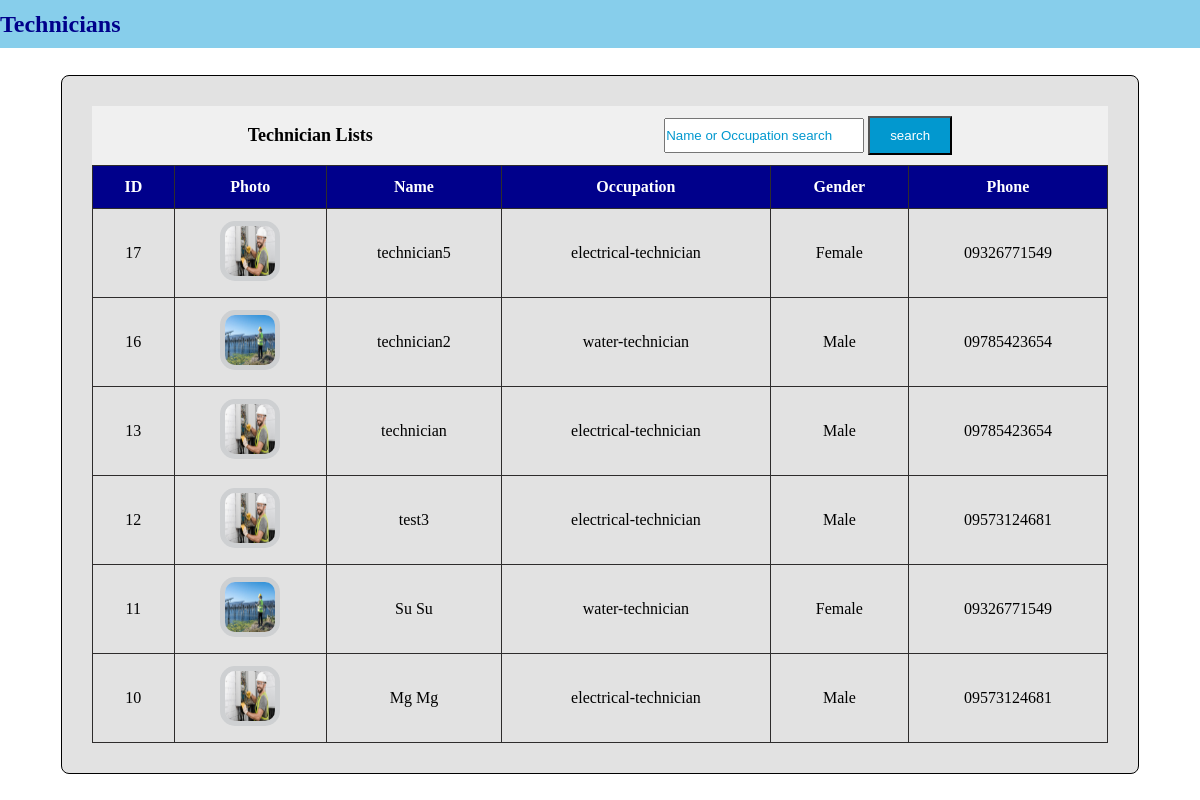
/ets/search_by8/ (signed in), run on the app's committed database.
### ETS_app/models.py (models this page shows, shortened)
class Technician(models.Model):
    full_name = models.CharField(max_length=100)
    email = models.EmailField()
    phone = models.CharField(max_length=20)
    birth = models.DateField()
    gender = models.ForeignKey(Gender, on_delete=models.CASCADE, default=None)
    nrc = models.CharField(max_length=100)
    image = models.ImageField(default=None, blank=True)
    occupation = models.ForeignKey(Occupation, on_delete=models.CASCADE, default=None)
    qualification = models.TextField()
    password = models.CharField(max_length=30)
    status = models.BooleanField(default=False)
    create_at = models.DateTimeField(default=None)

class Occupation(models.Model):
    name = models.CharField(max_length=100)

class Gender(models.Model):
    name = models.CharField(max_length=20)

### ETS_app/views.py (the view)
# urls.py: path('search_by8/',search_by8),
@permission_required('ETS_app.view_technician', login_url='t_login')
def search_by8(request):
    search = request.GET.get('search')
    if search:
        technician = Technician.objects.filter(
            Q(full_name__icontains=search) |
            Q(occupation__name__icontains=search),
            status=True
        )
        paginator = Paginator(technician, 6)
        page_number = request.GET.get('page')
        page_obj = paginator.get_page(page_number)
        return render(request, 'T_technician.html', {'technician': page_obj})
    else:
        technician = Technician.objects.filter(status=True).order_by('-create_at')
        paginator = Paginator(technician, 6)
        page_number = request.GET.get('page')
        page_obj = paginator.get_page(page_number)
        return render(request, 'T_technician.html', {'technician': page_obj})

### utils/context_processor.py (called while the page is built)
def customer(request):
    try:
        c_user = Customer.objects.get(email=request.user.email)
        return {'c_user':c_user}
    except Exception:
        return {'c_user':None}

def technician(request):
    try:
        t_user = Technician.objects.get(email=request.user.email)
        return {'t_user':t_user}
    except Exception:
        return {'t_user':None}

def main(request):
    try:
        m_user = Main.objects.get(email=request.user.email)
        return {'m_user':m_user}
    except Exception:
        return {'m_user':None}

### ETS_app/templates/T_technician.html (shortened to what this page needs)
{% extends "T_base.html" %}
{% block body %}
{% load static %}
<link rel="stylesheet" href="{% static 'css/C_table.css' %}" />
<link rel="stylesheet" href="{% static 'css/M_dashboard.css' %}"/>
<div class="main-container">
    <div class="table-list-box-size">
        <div class="table-list-box">
            <div class="service-table-header">
                <p>Technician Lists</p>
                <form action="/ets/search_by8">
                    <input type="search" name="search" placeholder="Name or Occupation search"
                        style="height:35px;width:200px;">
                    <button class="add-new" type="submit">search</button>
                </form>
            </div>
            <table class="service-table">
                {% if technician %}
                <thead>
                    <th>ID</th>
                    <th>Photo</th>
                    <th>Name</th>
                    <th>Occupation</th>
                    <th>Gender</th>
                    <th>Phone</th>
                </thead>
                {% for i in technician %}
                <tbody>
                    <tr>
                        <td data-label="ID">{{i.id}}</td>
                        <td data-label="Photo">
                            {% if i.image %}
                            <img src={{i.image.url}}
                                style="height: 60px;width: 60px;border-radius: 15px;border: 5px solid #ced0d2;" />
                            {% endif %}
                        </td>
                        <td data-label="Name">{{i.full_name}}</td>
                        <td data-label="Email">{{i.occupation.name}}</td>
                        <td data-label="Email">{{i.gender.name}}</td>
                        <td data-label="Name">{{i.phone}}</td>
                    </tr>
                </tbody>
                {% endfor %}
                {% else %}
                <font align="center">
                    <h3>Nothing to show!</h3>
                </font>
                {% endif %}
            </table>
        </div>
    </div>
</div>
</div>
{% endblock %}

### static/css/C_N.css (style rules this page uses)
* { margin:0; padding:0; }
.main-container { grid-area: main; overflow-y: auto; }

### static/css/C_table.css (style rules this page uses)
.table-list-box-size { padding:25px 50px; }
.table-list-box { width:98%; height:auto; margin:0 auto; background:#e2e2e2; border:1px solid black; border-radius:0.5rem; padding:30px; }

### static/css/M_dashboard.css (style rules this page uses)
* { margin: 0; padding: 0; box-sizing:border-box; }
:root { --color-primary: #6C9BCF; --color-text: black; --color-grid-background: #e2e2e2; --color-nav-background: #3d86d4; --color-side-background: #337abe; --color-main-background: white; --color-menu-background: #5889b7; --color-table-header:rgba(240,240,240); }
.service-table { width:100%; border-collapse:collapse; }
.service-table-header { display:flex; justify-content:space-around; align-items:center; padding:10px; background-color:var(--color-table-header); }
.service-table-header > p { color:var(--color-text); font-size:large; font-weight:bold; }
.add-new { padding:10px 20px; color:#ffffff; background-color:#0298cf; }
.service-table th { background-color:darkblue; color:#ffffff; }
th ,td { border:1px solid rgb(46, 44, 44); padding:12px 15px; text-align: center; color:var(--color-text); font-size:16px; }
::placeholder { color:#0298cf; }

### data on the page
Technician: id "17", image (picture), full_name "technician5", occupation.name "electrical-technician", gender.name "Female", phone "09326771549"
Technician: id "16", image (picture), full_name "technician2", occupation.name "water-technician", gender.name "Male", phone "09785423654"
Technician: id "13", image (picture), full_name "technician", occupation.name "electrical-technician", gender.name "Male", phone "09785423654"
Technician: id "12", image (picture), full_name "test3", occupation.name "electrical-technician", gender.name "Male", phone "09573124681"
Technician: id "11", image (picture), full_name "Su Su", occupation.name "water-technician", gender.name "Female", phone "09326771549"
Technician: id "10", image (picture), full_name "Mg Mg", occupation.name "electrical-technician", gender.name "Male", phone "09573124681"
